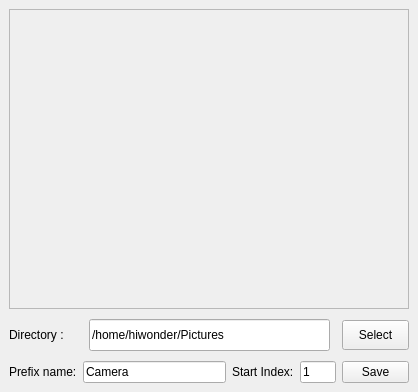
<?xml version="1.0" encoding="UTF-8"?>
<ui version="4.0">
 <class>MainWindow</class>
 <widget class="QMainWindow" name="MainWindow">
  <property name="geometry">
   <rect>
    <x>0</x>
    <y>0</y>
    <width>418</width>
    <height>392</height>
   </rect>
  </property>
  <property name="sizePolicy">
   <sizepolicy hsizetype="Preferred" vsizetype="Preferred">
    <horstretch>0</horstretch>
    <verstretch>0</verstretch>
   </sizepolicy>
  </property>
  <property name="minimumSize">
   <size>
    <width>418</width>
    <height>392</height>
   </size>
  </property>
  <property name="maximumSize">
   <size>
    <width>418</width>
    <height>392</height>
   </size>
  </property>
  <property name="windowTitle">
   <string>Camera</string>
  </property>
  <widget class="QWidget" name="centralwidget">
   <layout class="QVBoxLayout" name="verticalLayout_2">
    <property name="spacing">
     <number>10</number>
    </property>
    <item>
     <widget class="QLabel" name="label_img">
      <property name="sizePolicy">
       <sizepolicy hsizetype="Fixed" vsizetype="Fixed">
        <horstretch>0</horstretch>
        <verstretch>30</verstretch>
       </sizepolicy>
      </property>
      <property name="minimumSize">
       <size>
        <width>400</width>
        <height>300</height>
       </size>
      </property>
      <property name="frameShape">
       <enum>QFrame::StyledPanel</enum>
      </property>
      <property name="text">
       <string/>
      </property>
     </widget>
    </item>
    <item>
     <layout class="QHBoxLayout" name="horizontalLayout">
      <property name="spacing">
       <number>12</number>
      </property>
      <property name="sizeConstraint">
       <enum>QLayout::SetDefaultConstraint</enum>
      </property>
      <item>
       <widget class="QLabel" name="label">
        <property name="text">
         <string>Directory :    </string>
        </property>
       </widget>
      </item>
      <item>
       <widget class="QLineEdit" name="lineEdit_path">
        <property name="sizePolicy">
         <sizepolicy hsizetype="Expanding" vsizetype="Expanding">
          <horstretch>0</horstretch>
          <verstretch>0</verstretch>
         </sizepolicy>
        </property>
        <property name="maximumSize">
         <size>
          <width>16777215</width>
          <height>300</height>
         </size>
        </property>
        <property name="text">
         <string>/home/hiwonder/Pictures</string>
        </property>
       </widget>
      </item>
      <item>
       <widget class="QPushButton" name="pushButton_select">
        <property name="sizePolicy">
         <sizepolicy hsizetype="Preferred" vsizetype="Minimum">
          <horstretch>0</horstretch>
          <verstretch>35</verstretch>
         </sizepolicy>
        </property>
        <property name="maximumSize">
         <size>
          <width>67</width>
          <height>30</height>
         </size>
        </property>
        <property name="text">
         <string>Select</string>
        </property>
       </widget>
      </item>
     </layout>
    </item>
    <item>
     <layout class="QHBoxLayout" name="horizontalLayout_2" stretch="0,0,0,0,0">
      <property name="spacing">
       <number>6</number>
      </property>
      <property name="sizeConstraint">
       <enum>QLayout::SetFixedSize</enum>
      </property>
      <property name="leftMargin">
       <number>0</number>
      </property>
      <property name="topMargin">
       <number>0</number>
      </property>
      <item>
       <widget class="QLabel" name="label_2">
        <property name="text">
         <string>Prefix name:</string>
        </property>
       </widget>
      </item>
      <item>
       <widget class="QLineEdit" name="lineEdit_prefix">
        <property name="maximumSize">
         <size>
          <width>16777215</width>
          <height>16777215</height>
         </size>
        </property>
        <property name="text">
         <string>Camera</string>
        </property>
       </widget>
      </item>
      <item>
       <widget class="QLabel" name="label_3">
        <property name="text">
         <string>Start Index:</string>
        </property>
       </widget>
      </item>
      <item>
       <widget class="QLineEdit" name="lineEdit_index">
        <property name="maximumSize">
         <size>
          <width>36</width>
          <height>16777215</height>
         </size>
        </property>
        <property name="text">
         <string>1</string>
        </property>
       </widget>
      </item>
      <item>
       <widget class="QPushButton" name="pushButton_save">
        <property name="sizePolicy">
         <sizepolicy hsizetype="Preferred" vsizetype="Minimum">
          <horstretch>0</horstretch>
          <verstretch>35</verstretch>
         </sizepolicy>
        </property>
        <property name="maximumSize">
         <size>
          <width>67</width>
          <height>30</height>
         </size>
        </property>
        <property name="text">
         <string>Save</string>
        </property>
       </widget>
      </item>
     </layout>
    </item>
   </layout>
  </widget>
 </widget>
 <resources/>
 <connections/>
</ui>
